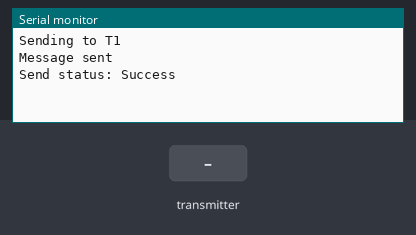
This sketch was run on a simulated ESP32. Shown: the last lines printed to the serial monitor. Inputs (shaded band) come from the test bench.

Above: at 1.2 s.
1.3 s: the transmitter starts sending message = 0
At 1.66 s:
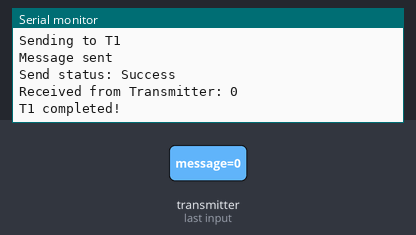
2.8 s: the transmitter starts sending message = 1
At 3.66 s:
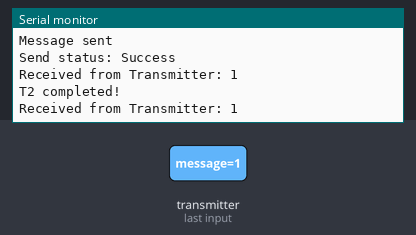

The sketch:

Reciever_LED.ino
```cpp
#include <esp_now.h>
#include <WiFi.h>

uint8_t transmitterMACs[6][6] = {
    {0x4c, 0x11, 0xae, 0x66, 0x67, 0x14},  // MAC address of T1(ESP NO.1 )
    //{0x88, 0x13, 0xbf, 0x6f, 0x82, 0x58},  // MAC address of T2(ESP NO.2 )
    //{0x88, 0x13, 0xbf, 0x6f, 0x8d, 0xd0},  // MAC address of T3(ESP NO.3 )
    {0x2c, 0xbc, 0xbb, 0x0d, 0xf2, 0xb0},  // MAC address of T4(ESP NO.4 )
    //{0xac, 0x15, 0x18, 0xeb, 0x71, 0x0c},  // MAC address of T5(ESP NO.5 )
    {0x08, 0xa6, 0xf7, 0x5a, 0xc5, 0xdc}   // MAC address of T6(ESP NO.7 )
};

int currentTransmitter = 0;
bool receivedResponse = false;

typedef struct {
    char message[20];
} Message;

Message sendData, receivedData;

void onDataSent(const uint8_t *mac_addr, esp_now_send_status_t status) {
    Serial.print("Send status: ");
    Serial.println(status == ESP_NOW_SEND_SUCCESS ? "Success" : "Fail");
}

void onDataRecv(const esp_now_recv_info_t *info, const uint8_t *incomingData, int len) {
    memcpy(&receivedData, incomingData, sizeof(receivedData));
    Serial.print("Received from Transmitter: ");
    Serial.println(receivedData.message);
    receivedResponse = true;
}

void setup() {
    Serial.begin(115200);
    WiFi.mode(WIFI_STA);
    if (esp_now_init() != ESP_OK) {
        Serial.println("ESP-NOW init failed!");
        return;
    }
    esp_now_register_send_cb(onDataSent);
    esp_now_register_recv_cb(onDataRecv);

    for (int i = 0; i < 6; i++) {
        esp_now_peer_info_t peerInfo = {};
        memcpy(peerInfo.peer_addr, transmitterMACs[i], 6);
        peerInfo.channel = 0;
        peerInfo.encrypt = false;
        if (esp_now_add_peer(&peerInfo) != ESP_OK) {
            Serial.println("Failed to add peer");
        }
    }
}

void loop() {
    if (currentTransmitter < 6) {
        strcpy(sendData.message, "START");
        receivedResponse = false;

        Serial.print("Sending to T");
        Serial.println(currentTransmitter + 1);

        esp_err_t result = esp_now_send(transmitterMACs[currentTransmitter], (uint8_t *)&sendData, sizeof(sendData));
        if (result == ESP_OK) {
            Serial.println("Message sent");
        } else {
            Serial.println("Message send failed");
        }

        unsigned long startTime = millis();
        while (!receivedResponse && millis() - startTime < 5000) {
            // Wait for response with timeout
        }

        if (receivedResponse) {
            Serial.print("T");
            Serial.print(currentTransmitter + 1);
            Serial.println(" completed!");
            currentTransmitter++;
        } else {
            Serial.println("No response, retrying...");
        }

        delay(1000);
    }
}
```

Measured:
- after the input at 1.3 s, the serial monitor: prints a new line after 0.05 s (image 1)
- after the input at 2.8 s, the serial monitor: prints a new line after 0.05 s (image 2)
